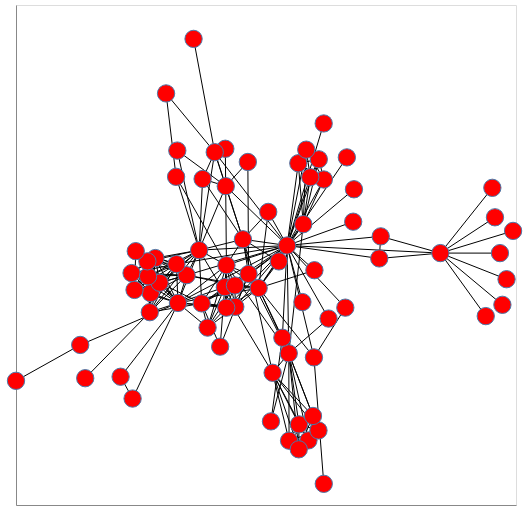

Source (notebook cell):
### Markdown cell above
##### Force-directed layouts

Let's generate a network visualization and add a few quick customizations that might help to make sense of the network. First let's give the chart a bit more breathing room via the `properties()` call and add `tooltips` to the nodes:

### Code cell
nxa.draw_networkx(G, node_tooltip='name').properties(width=500, height=500)

### Figure 1 — Vega-Lite specification as saved in the notebook (floating-point values rounded to 4 significant figures; data arrays with more than 128 entries replaced by an {"elided": "..."} marker saying what was removed)
{"config": {"view": {"continuousWidth": 300, "continuousHeight": 300}}, "layer": [{"data": {"name": "data-9194d0d7da07712d32cb722e2d1bbe26"}, "mark": {"type": "line", "color": "black", "opacity": 1, "strokeWidth": 1}, "encoding": {"detail": {"field": "edge", "type": "quantitative"}, "x": {"axis": {"grid": false, "labels": false, "ticks": false, "title": ""}, "field": "x", "type": "quantitative"}, "y": {"axis": {"grid": false, "labels": false, "ticks": false, "title": ""}, "field": "y", "type": "quantitative"}}}, {"data": {"name": "data-c9096247a373fc4a7671c3038dabb5ff"}, "mark": {"type": "point", "fill": "red", "opacity": 1, "size": 300, "strokeWidth": 1.0}, "encoding": {"tooltip": {"field": "name", "type": "nominal"}, "x": {"axis": {"grid": false, "labels": false, "ticks": false}, "field": "x", "type": "quantitative"}, "y": {"axis": {"grid": false, "labels": false, "ticks": false}, "field": "y", "type": "quantitative"}}}], "height": 500, "width": 500, "$schema": "https://vega.github.io/schema/vega-lite/v5.20.1.json", "datasets": {"data-9194d0d7da07712d32cb722e2d1bbe26": {"elided": "508 records"}, "data-c9096247a373fc4a7671c3038dabb5ff": [{"between": 0.1768, "group": 1, "degree": 10, "name": "Myriel", "x": 0.6974, "y": 0.05499}, {"between": 0.0, "group": 1, "degree": 1, "name": "Napoleon", "x": 0.9622, "y": -0.01295}, {"between": 0.0, "group": 1, "degree": 3, "name": "Mlle.Baptistine", "x": 0.4589, "y": 0.09845}, {"between": 0.0, "group": 1, "degree": 3, "name": "Mme.Magloire", "x": 0.4531, "y": 0.04102}, {"between": 0.0, "group": 1, "degree": 1, "name": "CountessdeLo", "x": 0.9159, "y": 0.148}, {"between": 0.0, "group": 1, "degree": 1, "name": "Geborand", "x": 0.9456, "y": -0.07952}, {"between": 0.0, "group": 1, "degree": 1, "name": "Champtercier", "x": 0.879, "y": -0.1089}, {"between": 0.0, "group": 1, "degree": 1, "name": "Cravatte", "x": 0.9358, "y": 0.05491}, {"between": 0.0, "group": 1, "degree": 1, "name": "Count", "x": 0.9054, "y": 0.2246}, {"between": 0.0, "group": 1, "degree": 1, "name": "OldMan", "x": 0.9883, "y": 0.1126}, {"between": 0.0, "group": 2, "degree": 1, "name": "Labarre", "x": 0.2308, "y": 0.392}, {"between": 0.57, "group": 2, "degree": 36, "name": "Valjean", "x": 0.08435, "y": 0.07466}, {"between": 0.0, "group": 3, "degree": 2, "name": "Marguerite", "x": 0.2502, "y": -0.1153}, {"between": 0.0, "group": 2, "degree": 1, "name": "Mme.deR", "x": 0.3488, "y": 0.1366}, {"between": 0.0, "group": 2, "degree": 1, "name": "Isabeau", "x": 0.3234, "y": 0.3038}, {"between": 0.0, "group": 2, "degree": 1, "name": "Gervais", "x": 0.1457, "y": -0.07237}, {"between": 0.04063, "group": 3, "degree": 9, "name": "Tholomyes", "x": 0.02648, "y": -0.2562}, {"between": 0.0, "group": 3, "degree": 7, "name": "Listolier", "x": 0.1698, "y": -0.432}, {"between": 0.0, "group": 3, "degree": 7, "name": "Fameuil", "x": 0.09226, "y": -0.4328}, {"between": 0.0, "group": 3, "degree": 7, "name": "Blacheville", "x": 0.1319, "y": -0.3904}, {"between": 0.0, "group": 3, "degree": 7, "name": "Favourite", "x": 0.131, "y": -0.4552}, {"between": 0.0, "group": 3, "degree": 7, "name": "Dahlia", "x": 0.2099, "y": -0.4062}, {"between": 0.0, "group": 3, "degree": 7, "name": "Zephine", "x": 0.1879, "y": -0.3686}, {"between": 0.1296, "group": 3, "degree": 15, "name": "Fantine", "x": 0.09107, "y": -0.2056}, {"between": 0.029, "group": 4, "degree": 11, "name": "Mme.Thenardier", "x": -0.06977, "y": 0.0007422}, {"between": 0.0749, "group": 4, "degree": 16, "name": "Thenardier", "x": -0.1582, "y": 0.02343}, {"between": 0.0238, "group": 5, "degree": 11, "name": "Cosette", "x": -0.0923, "y": 0.09088}, {"between": 0.05433, "group": 4, "degree": 17, "name": "Javert", "x": -0.02941, "y": -0.03598}, {"between": 0.02649, "group": 0, "degree": 4, "name": "Fauchelevent", "x": 0.1918, "y": -0.2162}, {"between": 0.008041, "group": 2, "degree": 8, "name": "Bamatabois", "x": 0.149, "y": 0.1301}, {"between": 0.0, "group": 3, "degree": 2, "name": "Perpetue", "x": 0.01983, "y": -0.3826}, {"between": 0.00864, "group": 2, "degree": 4, "name": "Simplice", "x": 0.06537, "y": -0.1651}, {"between": 0.0, "group": 2, "degree": 1, "name": "Scaufflaire", "x": 0.3518, "y": 0.2209}, {"between": 0.0, "group": 2, "degree": 2, "name": "Woman1", "x": 0.1937, "y": 0.0104}, {"between": 0.0, "group": 2, "degree": 6, "name": "Judge", "x": 0.1292, "y": 0.2886}, {"between": 0.0, "group": 2, "degree": 6, "name": "Champmathieu", "x": 0.2313, "y": 0.2463}, {"between": 0.0, "group": 2, "degree": 6, "name": "Brevet", "x": 0.2113, "y": 0.2989}, {"between": 0.0, "group": 2, "degree": 6, "name": "Chenildieu", "x": 0.1772, "y": 0.2522}, {"between": 0.0, "group": 2, "degree": 6, "name": "Cochepaille", "x": 0.1609, "y": 0.3239}, {"between": 0.006925, "group": 4, "degree": 3, "name": "Pontmercy", "x": -0.3596, "y": 0.2533}, {"between": 0.0, "group": 6, "degree": 1, "name": "Boulatruelle", "x": -0.1627, "y": 0.3262}, {"between": 0.01149, "group": 4, "degree": 11, "name": "Eponine", "x": -0.2573, "y": -0.07582}, {"between": 0.0, "group": 4, "degree": 3, "name": "Anzelma", "x": -0.1834, "y": -0.1883}, {"between": 0.0, "group": 5, "degree": 3, "name": "Woman2", "x": 0.008958, "y": 0.162}, {"between": 0.0, "group": 0, "degree": 2, "name": "MotherInnocent", "x": 0.3173, "y": -0.0869}, {"between": 0.0, "group": 0, "degree": 1, "name": "Gribier", "x": 0.2311, "y": -0.5449}, {"between": 0.0, "group": 7, "degree": 1, "name": "Jondrette", "x": -1.0, "y": -0.2771}, {"between": 0.02632, "group": 7, "degree": 2, "name": "Mme.Burgon", "x": -0.7431, "y": -0.1838}, {"between": 0.1651, "group": 8, "degree": 22, "name": "Gavroche", "x": -0.3521, "y": -0.07468}, {"between": 0.02021, "group": 5, "degree": 7, "name": "Gillenormand", "x": -0.1609, "y": 0.2289}, {"between": 0.0002172, "group": 5, "degree": 2, "name": "Magnon", "x": -0.07261, "y": 0.2919}, {"between": 0.0476, "group": 5, "degree": 7, "name": "Mlle.Gillenormand", "x": -0.2051, "y": 0.3173}, {"between": 0.0003509, "group": 5, "degree": 2, "name": "Mme.Pontmercy", "x": -0.3997, "y": 0.4701}, {"between": 0.0, "group": 5, "degree": 1, "name": "Mlle.Vaubois", "x": -0.2898, "y": 0.6119}, {"between": 0.0, "group": 5, "degree": 4, "name": "Lt.Gillenormand", "x": -0.2536, "y": 0.2476}, {"between": 0.132, "group": 8, "degree": 19, "name": "Marius", "x": -0.2675, "y": 0.06266}, {"between": 0.0, "group": 5, "degree": 2, "name": "BaronessT", "x": -0.3548, "y": 0.3215}, {"between": 0.02766, "group": 8, "degree": 11, "name": "Mabeuf", "x": -0.4648, "y": -0.09866}, {"between": 0.04255, "group": 8, "degree": 15, "name": "Enjolras", "x": -0.3176, "y": -0.002479}, {"between": 0.00125, "group": 8, "degree": 11, "name": "Combeferre", "x": -0.4424, "y": 0.04206}, {"between": 0.0, "group": 8, "degree": 9, "name": "Prouvaire", "x": -0.5378, "y": 0.002977}, {"between": 0.00125, "group": 8, "degree": 11, "name": "Feuilly", "x": -0.4615, "y": -0.04896}, {"between": 0.005267, "group": 8, "degree": 13, "name": "Courfeyrac", "x": -0.4255, "y": -0.0222}, {"between": 0.002185, "group": 8, "degree": 12, "name": "Bahorel", "x": -0.4717, "y": -0.005519}, {"between": 0.03075, "group": 8, "degree": 13, "name": "Bossuet", "x": -0.3582, "y": 0.02632}, {"between": 0.002185, "group": 8, "degree": 12, "name": "Joly", "x": -0.4745, "y": 0.03351}, {"between": 0.0001504, "group": 8, "degree": 10, "name": "Grantaire", "x": -0.5259, "y": -0.04083}, {"between": 0.0, "group": 9, "degree": 1, "name": "MotherPlutarch", "x": -0.7231, "y": -0.2703}, {"between": 0.00496, "group": 4, "degree": 10, "name": "Gueulemer", "x": -0.1227, "y": -0.0848}, {"between": 0.00496, "group": 4, "degree": 10, "name": "Babet", "x": -0.1646, "y": -0.03364}, {"between": 0.004862, "group": 4, "degree": 10, "name": "Claquesous", "x": -0.1242, "y": -0.02922}, {"between": 0.003874, "group": 4, "degree": 9, "name": "Montparnasse", "x": -0.1591, "y": -0.08702}, {"between": 0.0, "group": 5, "degree": 3, "name": "Toussaint", "x": 0.05139, "y": 0.03336}, {"between": 0.0, "group": 10, "degree": 2, "name": "Child1", "x": -0.5816, "y": -0.2665}, {"between": 0.0, "group": 10, "degree": 2, "name": "Child2", "x": -0.5336, "y": -0.3232}, {"between": 0.0004386, "group": 4, "degree": 7, "name": "Brujon", "x": -0.2336, "y": -0.1388}, {"between": 0.0, "group": 8, "degree": 7, "name": "Mme.Hucheloup", "x": -0.521, "y": 0.05996}]}}
